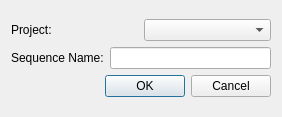
<?xml version="1.0" encoding="UTF-8"?>
<ui version="4.0">
 <class>Dialog</class>
 <widget class="QDialog" name="Dialog">
  <property name="geometry">
   <rect>
    <x>0</x>
    <y>0</y>
    <width>282</width>
    <height>117</height>
   </rect>
  </property>
  <property name="windowTitle">
   <string>New Sequence</string>
  </property>
  <layout class="QVBoxLayout" name="verticalLayout_2">
   <item>
    <layout class="QVBoxLayout" name="verticalLayout">
     <item>
      <layout class="QHBoxLayout" name="horizontalLayout_2">
       <item>
        <widget class="QLabel" name="label_2">
         <property name="text">
          <string>Project:</string>
         </property>
        </widget>
       </item>
       <item>
        <widget class="QComboBox" name="projects_cmb"/>
       </item>
      </layout>
     </item>
     <item>
      <layout class="QHBoxLayout" name="horizontalLayout">
       <item>
        <widget class="QLabel" name="label">
         <property name="text">
          <string>Sequence Name:</string>
         </property>
        </widget>
       </item>
       <item>
        <widget class="QLineEdit" name="sequence_le"/>
       </item>
      </layout>
     </item>
     <item>
      <widget class="QDialogButtonBox" name="buttonBox">
       <property name="orientation">
        <enum>Qt::Horizontal</enum>
       </property>
       <property name="standardButtons">
        <set>QDialogButtonBox::Cancel|QDialogButtonBox::Ok</set>
       </property>
      </widget>
     </item>
    </layout>
   </item>
  </layout>
 </widget>
 <resources/>
 <connections>
  <connection>
   <sender>buttonBox</sender>
   <signal>accepted()</signal>
   <receiver>Dialog</receiver>
   <slot>accept()</slot>
   <hints>
    <hint type="sourcelabel">
     <x>248</x>
     <y>254</y>
    </hint>
    <hint type="destinationlabel">
     <x>157</x>
     <y>274</y>
    </hint>
   </hints>
  </connection>
  <connection>
   <sender>buttonBox</sender>
   <signal>rejected()</signal>
   <receiver>Dialog</receiver>
   <slot>reject()</slot>
   <hints>
    <hint type="sourcelabel">
     <x>316</x>
     <y>260</y>
    </hint>
    <hint type="destinationlabel">
     <x>286</x>
     <y>274</y>
    </hint>
   </hints>
  </connection>
 </connections>
</ui>
